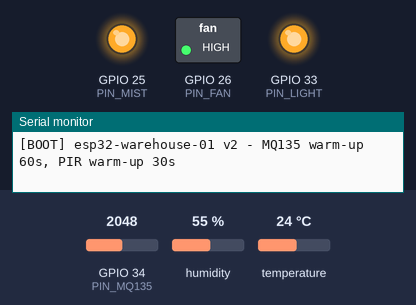
The sketch below on a simulated ESP32. Shown: switched loads named in the sketch (green lamp = pin HIGH), output pins drawn as LEDs (lit = HIGH), the last lines printed to the serial monitor. The inputs (shaded band) are chosen by the test bench; at power-on: humidity 55 %, GPIO 34 (PIN_MQ135) = 2048, temperature 24 °C (analog values on the 0–4095 scale). WiFi joins after 1.5 s; servers stay silent unless stated; EEPROM starts erased; no MQTT or app messages arrive unless stated.

Above: at 1.8 s.
1.9 s: humidity set to 78 %
6.5 s: humidity set to 81 %
At 8.9 s:
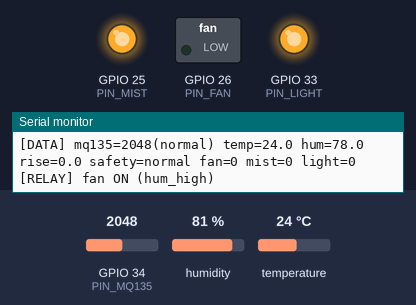
Timing chart, 0 to 10.4 s (numbered marks = the images above; inputs shaded):
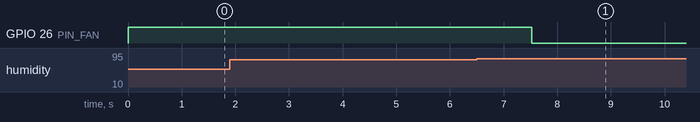

The sketch:

warehouse_monitor.ino
```cpp
/*
 * Warehouse Monitor - ESP32 (firmware v2)
 *
 * Cảm biến: MQ135 (GPIO34), DHT11 (GPIO4), PIR (GPIO27)
 * Thiết bị: quạt (GPIO26), phun sương (GPIO25), đèn (GPIO33) qua relay
 *
 * Logic an toàn (CLAUDE.md mục 5) nằm trong logic.h — test trên máy tính bằng
 * firmware/tests/run_tests.sh. File này lo phần cứng, MQTT, lưu cấu hình.
 *
 * Thư viện (Library Manager): PubSubClient, DHT sensor library (Adafruit)
 * + Adafruit Unified Sensor, ArduinoJson v7.
 *
 * Hợp đồng MQTT: CLAUDE.md mục 4.
 */

#include <WiFi.h>
#include <PubSubClient.h>
#include <DHT.h>
#include <ArduinoJson.h>
#include <Preferences.h>
#include "secrets.h"
#include "config.h"
#include "logic.h"

using namespace wm;

// ---------------- Topics ----------------
static const char* T_MQ135        = "warehouse/sensor/mq135";
static const char* T_DHT        = "warehouse/sensor/dht11";
static const char* T_PIR        = "warehouse/sensor/pir";
static const char* T_ONLINE     = "warehouse/status/online";
static const char* T_DEVICE     = "warehouse/status/device";
static const char* T_CONFIG     = "warehouse/status/config";
static const char* T_SAFETY     = "warehouse/status/safety";
static const char* T_CMD_CONFIG = "warehouse/cmd/config";

static const char* ONLINE_MSG   = "{\"status\":\"online\"}";
static const char* OFFLINE_MSG  = "{\"status\":\"offline\"}";

static const uint16_t CONFIG_VERSION = 2;

// ---------------- Thiết bị chấp hành ----------------
struct Device {
  const char* name;
  const char* cmdTopic;
  const char* statusTopic;
  uint8_t     pin;
  bool        activeLow;
  bool        actual = false;    // trạng thái relay thực tế
  bool        desired = false;   // trạng thái logic muốn
  Decision    dec = {false, "idle", false};
  ManualCtl   manual;
  // Bản đã publish (chỉ publish khi có thay đổi)
  bool        published = false;
  bool        pubOn = false;
  bool        pubManual = false;
  char        pubReason[24] = "";
  char        pubSource[12] = "";
  // Xác nhận lệnh gần nhất
  bool        ackPending = false;
  char        ackTrace[40] = "";
  const char* ackResult = "applied";
};

enum { DEV_FAN = 0, DEV_MIST = 1, DEV_LIGHT = 2, DEV_COUNT = 3 };
Device devices[DEV_COUNT];

// ---------------- Đối tượng ----------------
WiFiClient   wifiClient;
PubSubClient mqtt(wifiClient);
DHT          dht(PIN_DHT, DHT11);
Preferences  prefs;

// ---------------- Trạng thái ----------------
Config        cfg;
SafetyTracker safety;
HumFanTracker humFan;
MistTracker   mistTracker;
TempHistory   tempHistory;

unsigned long bootAt = 0;

int     mq135Raw = 0, mq135MilliV = 0;
MqLevel mqLevel = MQ_NORMAL;
bool    mq135LowPending = false, mq135HighPending = false;
unsigned long mq135LowSince = 0, mq135HighSince = 0;

float   temperature = NAN, humidity = NAN, tempRise = 0;
uint8_t dhtFailCount = 0;
bool    tempHot = false, humHighFlag = false;

bool    motion = false;
uint8_t faults = 0;

bool        safetyPublished = false;
SafetyState pubSafety = SAFE_NORMAL;
uint8_t     pubFaults = 0;

unsigned long lastMq135Read = 0, lastDhtRead = 0, lastHistSample = 0, lastSensorPublish = 0;
unsigned long lastDeviceStatus = 0, lastWifiRetry = 0, lastMqttRetry = 0, lastRelaySwitch = 0;
bool histSampled = false;

// ================================================================
// Tiện ích
// ================================================================
bool mq135Ready() { return millis() - bootAt >= MQ135_WARMUP_MS; }
bool pirReady() { return millis() - bootAt >= PIR_WARMUP_MS; }
bool dhtFaulted() { return faults & FAULT_DHT_FAILED; }

bool publishJson(const char* topic, JsonDocument& doc, bool retained = false) {
  if (!mqtt.connected()) return false;
  char buf[512];
  size_t n = serializeJson(doc, buf, sizeof(buf));
  return mqtt.publish(topic, (const uint8_t*)buf, n, retained);
}

void copyStr(char* dst, size_t size, const char* src) {
  strncpy(dst, src ? src : "", size - 1);
  dst[size - 1] = '\0';
}

void writeRelay(const Device& d, bool on) {
  bool level = d.activeLow ? !on : on;
  digitalWrite(d.pin, level ? HIGH : LOW);
}

// ================================================================
// Cấu hình (flash)
// ================================================================
void loadConfig() {
  prefs.begin("cfg", true);
  Config stored;
  bool ok = prefs.getUShort("ver", 0) == CONFIG_VERSION &&
            prefs.getBytesLength("data") == sizeof(Config) &&
            prefs.getBytes("data", &stored, sizeof(Config)) == sizeof(Config) &&
            validateConfig(stored) == nullptr;
  prefs.end();
  cfg = ok ? stored : Config();
  Serial.printf("[CFG] %s: mq135 %ld/%ld, temp %.1f, hum %.1f, rise %.1f°C/%umin\n",
                ok ? "loaded" : "defaults", (long)cfg.mq135Warning, (long)cfg.mq135Danger,
                cfg.tempHigh, cfg.humHigh, cfg.tempRiseC, cfg.tempRiseWindowMin);
}

void saveConfig() {
  prefs.begin("cfg", false);
  prefs.putBytes("data", &cfg, sizeof(Config));
  prefs.putUShort("ver", CONFIG_VERSION);
  prefs.end();
}

void publishConfig(const char* error = nullptr) {
  JsonDocument doc;
  doc["mq135Warning"]        = cfg.mq135Warning;
  doc["mq135Danger"]         = cfg.mq135Danger;
  doc["tempHigh"]          = cfg.tempHigh;
  doc["humHigh"]           = cfg.humHigh;
  doc["tempRiseC"]         = cfg.tempRiseC;
  doc["tempRiseWindowMin"] = cfg.tempRiseWindowMin;
  doc["mistFireMaxMin"]    = cfg.mistFireMaxMin;
  doc["mistCoolMaxMin"]    = cfg.mistCoolMaxMin;
  doc["mistCooldownMin"]   = cfg.mistCooldownMin;
  doc["mistHumMax"]        = cfg.mistHumMax;
  doc["humFanCheckMin"]    = cfg.humFanCheckMin;
  doc["humFanMinDrop"]     = cfg.humFanMinDrop;
  if (error) doc["error"] = error;
  publishJson(T_CONFIG, doc, true);
}

void handleConfigCmd(JsonDocument& doc) {
  // Trường nào không gửi thì giữ giá trị cũ
  Config c = cfg;
  c.mq135Warning        = doc["mq135Warning"]        | c.mq135Warning;
  c.mq135Danger         = doc["mq135Danger"]         | c.mq135Danger;
  c.tempHigh          = doc["tempHigh"]          | c.tempHigh;
  c.humHigh           = doc["humHigh"]           | c.humHigh;
  c.tempRiseC         = doc["tempRiseC"]         | c.tempRiseC;
  c.tempRiseWindowMin = doc["tempRiseWindowMin"] | c.tempRiseWindowMin;
  c.mistFireMaxMin    = doc["mistFireMaxMin"]    | c.mistFireMaxMin;
  c.mistCoolMaxMin    = doc["mistCoolMaxMin"]    | c.mistCoolMaxMin;
  c.mistCooldownMin   = doc["mistCooldownMin"]   | c.mistCooldownMin;
  c.mistHumMax        = doc["mistHumMax"]        | c.mistHumMax;
  c.humFanCheckMin    = doc["humFanCheckMin"]    | c.humFanCheckMin;
  c.humFanMinDrop     = doc["humFanMinDrop"]     | c.humFanMinDrop;

  const char* err = validateConfig(c);
  if (err) {
    Serial.printf("[CFG] rejected: %s\n", err);
    publishConfig(err);
    return;
  }
  if (memcmp(&c, &cfg, sizeof(Config)) != 0) {
    cfg = c;
    saveConfig();
    Serial.println("[CFG] updated + saved");
  }
  publishConfig();
}

// ================================================================
// Publish
// ================================================================
void publishMq135() {
  JsonDocument doc;
  doc["raw"]       = mq135Raw;
  doc["mv"]        = mq135MilliV;
  doc["level"]     = mqLevelStr(mqLevel);
  doc["warmingUp"] = !mq135Ready();
  publishJson(T_MQ135, doc);
}

void publishDht() {
  JsonDocument doc;
  if (!isnan(temperature) && dhtFailCount == 0) {
    doc["temp"]     = serialized(String(temperature, 1));
    doc["hum"]      = serialized(String(humidity, 1));
    doc["tempRise"] = serialized(String(tempRise, 1));
  } else {
    doc["error"]     = "read_failed";
    doc["failCount"] = dhtFailCount;
  }
  publishJson(T_DHT, doc);
}

void publishPir() {
  JsonDocument doc;
  doc["motion"] = motion;
  publishJson(T_PIR, doc);
}

void publishSafety() {
  JsonDocument doc;
  doc["state"]    = safetyStr(safety.state);
  doc["mq135Level"] = mqLevelStr(mqLevel);
  doc["tempRise"] = serialized(String(tempRise, 1));
  JsonArray arr = doc["faults"].to<JsonArray>();
  if (faults & FAULT_MQ135_DISCONNECTED) arr.add("mq135_disconnected");
  if (faults & FAULT_MQ135_SATURATED)    arr.add("mq135_saturated");
  if (faults & FAULT_DHT_FAILED)       arr.add("dht_failed");
  if (publishJson(T_SAFETY, doc, true)) {
    safetyPublished = true; pubSafety = safety.state; pubFaults = faults;
  }
}

void publishDeviceStatus() {
  JsonDocument doc;
  doc["id"]     = DEVICE_ID;
  doc["uptime"] = millis() / 1000;
  doc["rssi"]   = WiFi.RSSI();
  doc["ip"]     = WiFi.localIP().toString();
  publishJson(T_DEVICE, doc);
}

const char* deviceSource(const Device& d) {
  return d.dec.fromManual ? d.manual.source : "esp32_local";
}

void publishDevice(Device& d) {
  JsonDocument doc;
  doc["state"]  = d.actual ? "on" : "off";
  doc["mode"]   = d.manual.active ? "manual" : "auto";
  doc["reason"] = d.dec.reason;
  doc["source"] = deviceSource(d);
  if (d.dec.fromManual && d.manual.traceId[0]) doc["trace_id"] = d.manual.traceId;
  else                                         doc["trace_id"] = nullptr;
  if (d.ackPending) {
    JsonObject ack = doc["ack"].to<JsonObject>();
    ack["trace_id"] = d.ackTrace;
    ack["result"]   = d.ackResult;
  }
  if (publishJson(d.statusTopic, doc, true)) {
    d.published = true;
    d.pubOn = d.actual;
    d.pubManual = d.manual.active;
    copyStr(d.pubReason, sizeof(d.pubReason), d.dec.reason);
    copyStr(d.pubSource, sizeof(d.pubSource), deviceSource(d));
    d.ackPending = false;
  }
}

// Publish khi relay đã ổn định (actual == desired) và có gì đó thay đổi
void publishDeviceChanges() {
  for (Device& d : devices) {
    if (d.actual != d.desired) continue;
    bool changed = !d.published || d.pubOn != d.actual || d.pubManual != d.manual.active ||
                   strcmp(d.pubReason, d.dec.reason) != 0 ||
                   strcmp(d.pubSource, deviceSource(d)) != 0;
    if (changed || d.ackPending) publishDevice(d);
  }
}

// ================================================================
// Cảm biến
// ================================================================
void readMq135(unsigned long now) {
  const int samples = 10;
  long sumRaw = 0, sumMv = 0;
  for (int i = 0; i < samples; i++) {
    sumRaw += analogRead(PIN_MQ135);
    sumMv  += analogReadMilliVolts(PIN_MQ135);
    delayMicroseconds(200);
  }
  mq135Raw    = sumRaw / samples;
  mq135MilliV = sumMv / samples;

  // Lỗi cảm biến: 0 liên tục = đứt dây (cầu chia áp kéo về GND); 4095 liên tục = bão hòa
  if (mq135Raw <= MQ135_FAULT_LOW_RAW) {
    if (!mq135LowPending) { mq135LowPending = true; mq135LowSince = now; }
    else if (now - mq135LowSince >= MQ135_FAULT_MS) faults |= FAULT_MQ135_DISCONNECTED;
  } else { mq135LowPending = false; faults &= ~FAULT_MQ135_DISCONNECTED; }

  if (mq135Raw >= MQ135_FAULT_HIGH_RAW) {
    if (!mq135HighPending) { mq135HighPending = true; mq135HighSince = now; }
    else if (now - mq135HighSince >= MQ135_FAULT_MS) faults |= FAULT_MQ135_SATURATED;
  } else { mq135HighPending = false; faults &= ~FAULT_MQ135_SATURATED; }

  // Bão hòa vẫn được tính là nguy hiểm (có thể là khí rất nhiều)
  MqLevel lvl = mq135Ready() ? evalMq(mq135Raw, mqLevel, cfg) : MQ_NORMAL;
  if (lvl != mqLevel) {
    Serial.printf("[MQ135] %s -> %s (raw=%d)\n", mqLevelStr(mqLevel), mqLevelStr(lvl), mq135Raw);
    mqLevel = lvl;
    publishMq135();
  }
}

void readDht(unsigned long now) {
  float t = dht.readTemperature();
  float h = dht.readHumidity();
  if (isnan(t) || isnan(h)) {
    if (dhtFailCount < 255) dhtFailCount++;
    if (dhtFailCount >= DHT_FAULT_COUNT && !dhtFaulted()) {
      faults |= FAULT_DHT_FAILED;
      tempHot = false; humHighFlag = false; tempRise = 0;
      tempHistory.clear(); histSampled = false;
      Serial.println("[DHT] FAULT: đọc lỗi liên tiếp");
    }
    return;
  }
  if (dhtFaulted()) Serial.println("[DHT] phục hồi");
  dhtFailCount = 0;
  faults &= ~FAULT_DHT_FAILED;
  temperature = t;
  humidity = h;

  tempHot     = hystHigh(tempHot, t, cfg.tempHigh, TEMP_HUM_HYSTERESIS);
  humHighFlag = hystHigh(humHighFlag, h, cfg.humHigh, TEMP_HUM_HYSTERESIS);

  if (!histSampled || now - lastHistSample >= TEMP_HISTORY_SAMPLE_MS) {
    tempHistory.add(now, t);
    lastHistSample = now; histSampled = true;
  }
  tempRise = tempHistory.riseOver(now, (uint32_t)cfg.tempRiseWindowMin * 60000UL, t);
}

void readPir() {
  if (!pirReady()) return;
  bool m = digitalRead(PIN_PIR) == HIGH;
  if (m != motion) {
    motion = m;
    Serial.printf("[PIR] motion=%s\n", motion ? "true" : "false");
    publishPir();
  }
}

// ================================================================
// An toàn + quyết định thiết bị
// ================================================================
void updateSafety(unsigned long now) {
  const bool heatKnown  = !dhtFaulted() && !isnan(temperature);
  const bool tempRising = heatKnown && tempRise >= cfg.tempRiseC;
  SafetyState prev = safety.state;
  SafetyState target = computeTarget(mqLevel, heatKnown, tempHot, tempRising, safety.state);
  safety.update(target, now, SAFETY_EXIT_HOLD_MS);
  if (safety.state != prev) {
    Serial.printf("[SAFETY] %s -> %s\n", safetyStr(prev), safetyStr(safety.state));
  }
  if (!safetyPublished || safety.state != pubSafety || faults != pubFaults) publishSafety();
}

void updateDevices(unsigned long now) {
  Inputs in;
  in.now      = now;
  in.safety   = safety.state;
  in.tempHot  = tempHot;
  in.humHigh  = humHighFlag;
  in.humKnown = !dhtFaulted() && !isnan(humidity);
  in.hum      = in.humKnown ? humidity : 0;

  for (Device& d : devices) d.manual.tick(now);

  devices[DEV_FAN].dec   = decideFan(in, devices[DEV_FAN].manual, humFan, cfg);
  devices[DEV_MIST].dec  = decideMist(in, devices[DEV_MIST].manual, mistTracker, cfg);
  devices[DEV_LIGHT].dec = decideLight(in, devices[DEV_LIGHT].manual);
  for (Device& d : devices) d.desired = d.dec.on;
}

// Mỗi lần chỉ đóng/ngắt MỘT relay, cách nhau RELAY_STAGGER_MS. Ưu tiên TẮT trước.
void applyRelays(unsigned long now) {
  if (now - lastRelaySwitch < RELAY_STAGGER_MS) return;
  Device* pick = nullptr;
  for (Device& d : devices) if (d.actual && !d.desired) { pick = &d; break; }
  if (!pick) for (Device& d : devices) if (!d.actual && d.desired) { pick = &d; break; }
  if (!pick) return;
  writeRelay(*pick, pick->desired);
  pick->actual = pick->desired;
  lastRelaySwitch = now;
  Serial.printf("[RELAY] %s %s (%s)\n", pick->name, pick->actual ? "ON" : "OFF", pick->dec.reason);
}

// ================================================================
// Lệnh MQTT
// ================================================================
bool validSource(const char* s) {
  return strcmp(s, "user") == 0 || strcmp(s, "rule") == 0 || strcmp(s, "agent") == 0;
}

void setAck(Device& d, const char* trace, const char* result) {
  d.ackPending = true;
  copyStr(d.ackTrace, sizeof(d.ackTrace), trace);
  d.ackResult = result;
}

void handleDeviceCmd(Device& d, JsonDocument& doc) {
  const char* source = doc["source"]   | "user";
  const char* trace  = doc["trace_id"] | "";
  const char* mode   = doc["mode"];
  const char* state  = doc["state"];

  if (!validSource(source)) { setAck(d, trace, "invalid_source"); return; }

  // Lệnh của người dùng ưu tiên hơn rule / agent
  if (strcmp(source, "user") != 0 && d.manual.setByUser()) {
    Serial.printf("[CMD] %s: bỏ qua lệnh %s (người dùng đang điều khiển)\n", d.name, source);
    setAck(d, trace, "ignored_user_priority");
    return;
  }

  if (mode && strcmp(mode, "auto") == 0) {
    d.manual.clear();
  } else if (state && (strcmp(state, "on") == 0 || strcmp(state, "off") == 0)) {
    long durS = doc["duration_s"] | 0L;   // 0 = không hết hạn
    if (durS < 0) durS = 0;
    if (durS > 86400) durS = 86400;
    d.manual.active     = true;
    d.manual.on         = strcmp(state, "on") == 0;
    d.manual.start      = millis();
    d.manual.durationMs = (uint32_t)durS * 1000UL;
    copyStr(d.manual.source,  sizeof(d.manual.source),  source);
    copyStr(d.manual.reason,  sizeof(d.manual.reason),  doc["reason"] | "manual");
    copyStr(d.manual.traceId, sizeof(d.manual.traceId), trace);
  } else {
    setAck(d, trace, "invalid_command");
    return;
  }
  Serial.printf("[CMD] %s: %s %s (source=%s)\n", d.name,
                d.manual.active ? "manual" : "auto",
                d.manual.active ? (d.manual.on ? "on" : "off") : "", source);
  setAck(d, trace, "applied");
}

void onMqttMessage(char* topic, byte* payload, unsigned int len) {
  JsonDocument doc;
  DeserializationError err = deserializeJson(doc, payload, len);
  if (err) {
    Serial.printf("[CMD] invalid JSON on %s: %s\n", topic, err.c_str());
    return;
  }
  if (strcmp(topic, T_CMD_CONFIG) == 0) { handleConfigCmd(doc); return; }
  for (Device& d : devices) {
    if (strcmp(topic, d.cmdTopic) == 0) { handleDeviceCmd(d, doc); return; }
  }
}

// ================================================================
// Mạng
// ================================================================
void ensureMqtt() {
  if (WiFi.status() != WL_CONNECTED || mqtt.connected()) return;
  if (millis() - lastMqttRetry < MQTT_RETRY_MS) return;
  lastMqttRetry = millis();

  Serial.printf("[MQTT] connecting to %s:%d ...\n", MQTT_HOST, MQTT_PORT);
  const char* user = strlen(MQTT_USER) ? MQTT_USER : nullptr;
  const char* pass = strlen(MQTT_USER) ? MQTT_PASSWORD : nullptr;

  if (mqtt.connect(DEVICE_ID, user, pass, T_ONLINE, 1, true, OFFLINE_MSG)) {
    Serial.println("[MQTT] connected");
    mqtt.publish(T_ONLINE, ONLINE_MSG, true);
    mqtt.subscribe(T_CMD_CONFIG, 1);
    for (Device& d : devices) { mqtt.subscribe(d.cmdTopic, 1); d.published = false; }
    safetyPublished = false;
    publishConfig();
    publishSafety();
    publishDeviceStatus();
    publishMq135();
    publishDht();
    publishPir();
  } else {
    Serial.printf("[MQTT] failed, rc=%d\n", mqtt.state());
  }
}

void ensureWifi() {
  if (WiFi.status() == WL_CONNECTED) return;
  if (millis() - lastWifiRetry < WIFI_RETRY_MS) return;
  lastWifiRetry = millis();
  Serial.println("[WiFi] reconnecting ...");
  WiFi.disconnect();
  WiFi.begin(WIFI_SSID, WIFI_PASSWORD);
}

// ================================================================
// Setup / Loop
// ================================================================
void initDevice(Device& d, const char* name, const char* cmd, const char* status,
                uint8_t pin, bool activeLow) {
  d.name = name; d.cmdTopic = cmd; d.statusTopic = status;
  d.pin = pin; d.activeLow = activeLow;
  // Đặt mức "tắt" trước khi bật OUTPUT để relay không nhấp lúc khởi động
  writeRelay(d, false);
  pinMode(pin, OUTPUT);
  writeRelay(d, false);
}

void setup() {
  Serial.begin(115200);
  bootAt = millis();

  initDevice(devices[DEV_FAN],   "fan",   "warehouse/cmd/fan",   "warehouse/status/fan",   PIN_FAN,   FAN_ACTIVE_LOW);
  initDevice(devices[DEV_MIST],  "mist",  "warehouse/cmd/mist",  "warehouse/status/mist",  PIN_MIST,  MIST_ACTIVE_LOW);
  initDevice(devices[DEV_LIGHT], "light", "warehouse/cmd/light", "warehouse/status/light", PIN_LIGHT, LIGHT_ACTIVE_LOW);

  pinMode(PIN_PIR, INPUT);
  analogReadResolution(12);
  analogSetPinAttenuation(PIN_MQ135, ADC_11db);
  dht.begin();
  loadConfig();

  WiFi.mode(WIFI_STA);
  WiFi.setAutoReconnect(true);
  WiFi.begin(WIFI_SSID, WIFI_PASSWORD);
  lastWifiRetry = millis();

  mqtt.setServer(MQTT_HOST, MQTT_PORT);
  mqtt.setCallback(onMqttMessage);
  mqtt.setBufferSize(1024);
  mqtt.setSocketTimeout(3);

  Serial.printf("\n[BOOT] %s v2 - MQ135 warm-up %lus, PIR warm-up %lus\n",
                DEVICE_ID, MQ135_WARMUP_MS / 1000, PIR_WARMUP_MS / 1000);
}

void loop() {
  unsigned long now = millis();

  // --- Luôn chạy, kể cả khi mất mạng ---
  if (now - lastMq135Read >= MQ135_READ_MS) { lastMq135Read = now; readMq135(now); }
  if (now - lastDhtRead >= DHT_READ_MS) { lastDhtRead = now; readDht(now); }
  readPir();
  updateSafety(now);
  updateDevices(now);
  applyRelays(now);

  // --- Mạng ---
  ensureWifi();
  ensureMqtt();
  mqtt.loop();
  publishDeviceChanges();

  if (now - lastSensorPublish >= SENSOR_PUBLISH_MS) {
    lastSensorPublish = now;
    publishMq135();
    publishDht();
    Serial.printf("[DATA] mq135=%d(%s) temp=%.1f hum=%.1f rise=%.1f safety=%s fan=%d mist=%d light=%d\n",
                  mq135Raw, mqLevelStr(mqLevel), temperature, humidity, tempRise,
                  safetyStr(safety.state), devices[DEV_FAN].actual,
                  devices[DEV_MIST].actual, devices[DEV_LIGHT].actual);
  }
  if (now - lastDeviceStatus >= DEVICE_STATUS_MS) {
    lastDeviceStatus = now;
    publishDeviceStatus();
  }
}
```

Source omitted: logic.h (12328 bytes), secrets.example.h (604 bytes), config.h (3190 bytes)

Measured:
- the behaviour switches between 79 and 80 % on humidity (found by bisection; images 0 and 1)
- after the input at 6.5 s, GPIO 26 (PIN_FAN): HIGH → LOW after 1.0 s
